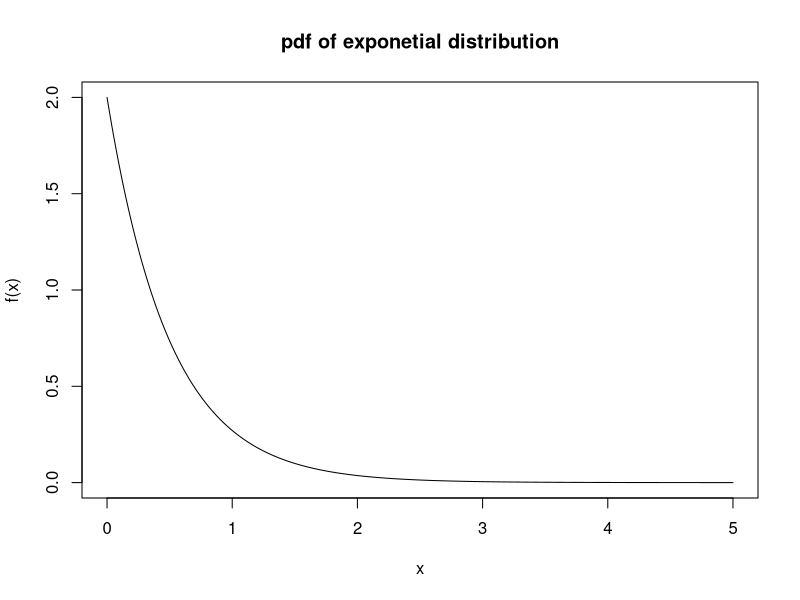
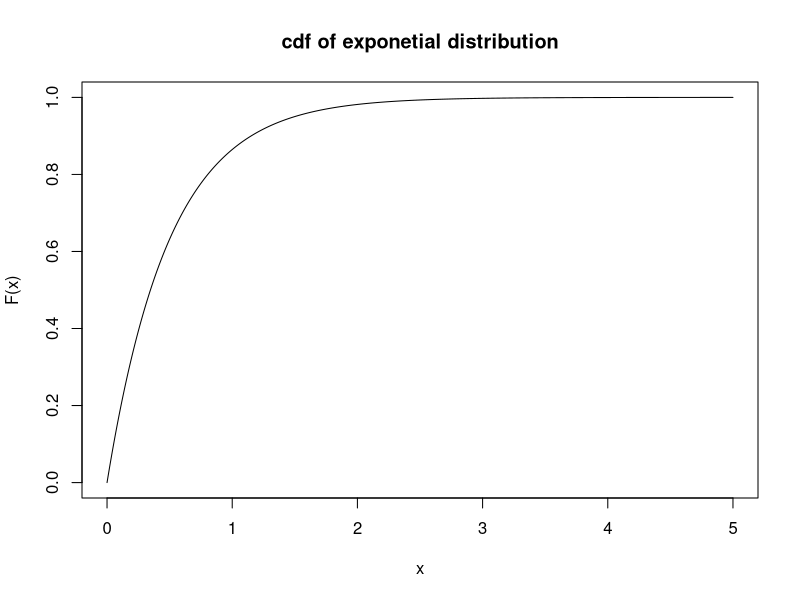
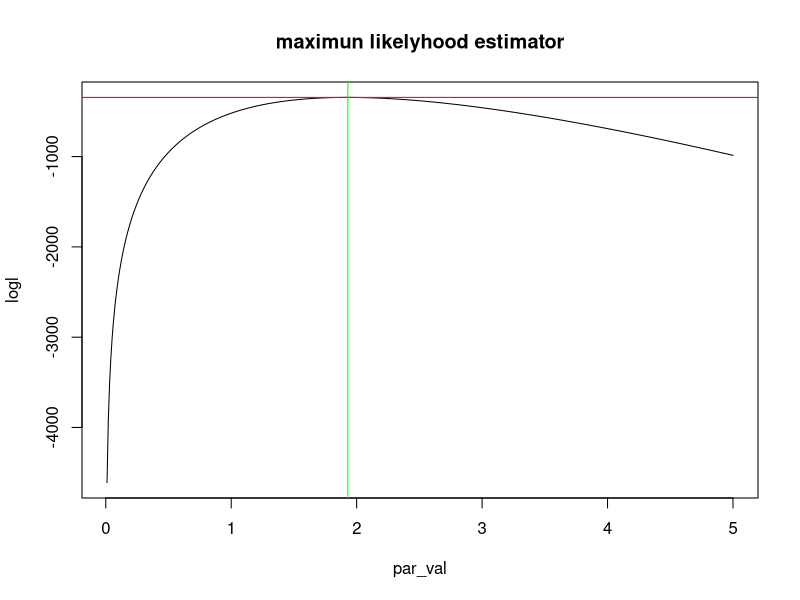
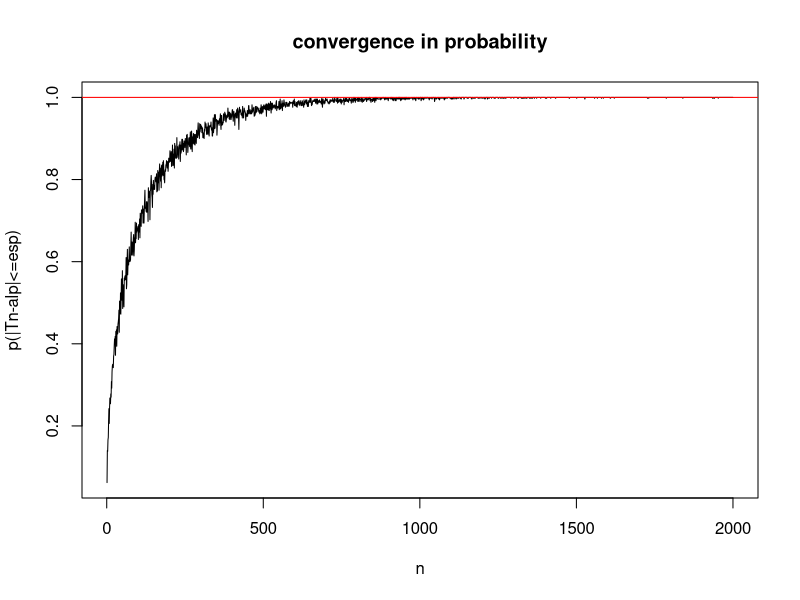

Recreate these plots in R, in order. (Note: this script raises an error after producing the figures.)
### pdf of exponential distribution
x=seq(0,5,by=0.01)
alp=2
f=alp*exp(-alp*x)
plot(x,f,type='l',xlab='x',ylab='f(x)',main='pdf of exponetial distribution')
############## cdf of exponential distribution
x=seq(0,5,by=0.01)
F=1-exp(-alp*x)
plot(x,F,type='l',xlab='x',ylab='F(x)',main='cdf of exponetial distribution')
##### maximum likelyhood estimator
par_val=seq(0.01,5,by=0.01)
alp=2  ## only for simulation
logl=c()
n=1000
samp=rexp(n,rate=2)
for(i in 1:length(par_val))
{
logl[i]=n*log(par_val[i])-par_val[i]*sum(samp)
}
m=max(logl)
mle=par_val[which(logl==m)]
tn=n/sum(samp)  ### Estimator
plot(par_val,logl,type="l",xlab='par_val',ylab='logl',main='maximun likelyhood estimator')
abline(h=m,col="red")
abline(v=mle,col="green")
############################## Property of estimator ##############
#### 1) convergence in probability
n=2000
it=500
alp=2
esp=0.2
prob=c()
for(i in 1:n)
{
est=c()
for(j in 1:it)
{
samp=rexp(i,rate=2)
est[j]=i/sum(samp)
}
ab=abs(est-alp)
prob[i]=length(which(ab<=esp))/it
print(i)
}
plot(1:n,prob,xlab='n',ylab='p(|Tn-alp|<=esp)',type="l",main="convergence in probability")
abline(h=1,col="red")
####### 2) Asymptotic Normality
n=1000
sam=c()
alp=2
inf=a/alp^2
it=500
for(i in 1:it)
{
samp=rexp(n,rate=2)
Tn=n/sum(samp)
sam[i]=sqrt(n*inf)*(Tn-alp)
}
hist(sam,prob=TRUE)
boxplot(sam,main="BOXPLOT")
qqnorm(samp)
qqline(samp,col="red")
############## Moment based estimator
## Here we use sample mean as an estimator of population mean
## 1) convergence in probability
alp=2
exp=1/alp
n=2000
it=500
esp=0.15
prob=c()
for(i in 1:n)
{
est=c()
for(j in 1:it)
{
samp=rexp(i,rate=alp)
est[j]=mean(samp)
}
ab=abs(est-exp)
prob[i]=length(which(ab<=esp))/it
print(i)
}
plot(1:n,prob,xlab='n',ylab='p(|Tn-alp|<=esp)',type="l",main="convergence in probability")
abline(h=1,col="red")
###### 2) Asymptotic Normality
n=2000
it=500
alp=2
exp=1/alp
estimate=c()
for(i in 1:it)
{
samp=rexp(n,rate=alp)
estimate[i]=mean(samp)
}
par(mfrow=c(2,2))
hist(estimate-exp)
boxplot(estimate-exp,main="BOXPLOT")
m=median(estimate-exp)
abline(h=m,col="red")
qqnorm(estimate-exp)
qqline(estimate-exp,col="green")
############## Percintile based estimator
### Here we use sample pth percintile as an estimator of population pth percintile
##  1) convergence in probability
par(mfrow=c(1,1))
sort_samp=function(n)
{
samp=rexp(n,rate=2)
sort_sa=sort(samp)
return(sort_sa)
}
alp=2
p=0.5  ## second quartile
n=2000
it=500
pop_pth_per=log(0.5)/-alp   ## we have calculated by inverse of cdf
esp=0.15
prob=c()
for(i in 1:n)
{
est=c()
for(j in 1:it)
{
s=sort_samp(i)
ind=(n*p)+1
est[j]=s[ind]
}
ab=abs(est-pop_pth_per)
prob[i]=length(which(ab<=esp))/it
print(i)
}
plot(1:n,prob,xlab='n',ylab='p(|Tn-alp|<=esp)',type="l",main="convergence in probability")
abline(h=1,col="red")
######### 2) Asymptotic normality
est=c()
it=500
n=1000
alp=2
p=0.5
pop_pth_per=log(0.5)/-alp
for(i in 1:it)
{
samp=rexp(n,rate=alp)
sort_sa=sort(samp)
ind=(n*p)+1
tn=sort_sa[ind]
est[i]=tn-pop_pth_per
}
hist(est)
boxplot(est)
m=median(est)
abline(h=m,col='red')
qqnorm(est)
qqline(est,col="red")
########################################






